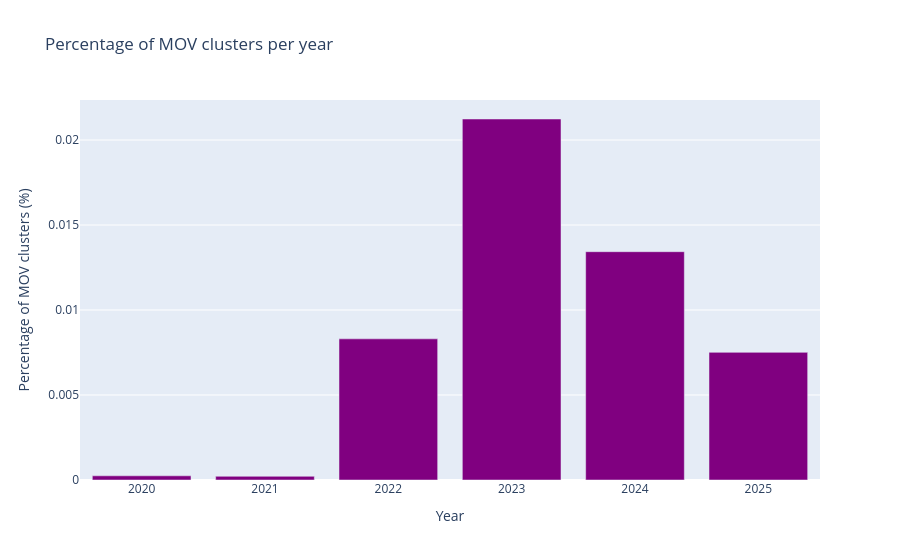

The cell this chart's notebook holds for it:
### Code cell
# Mov Percentage per year

year_totals = mov_counts_per_year.merge(year_counts, on="year")

year_totals["mov_percentage"] = (year_totals["n_clusters"] / year_totals["count"]) * 100

year_totals


fig = px.bar(
    year_totals.sort_values(by="year"),
    x="year", y="mov_percentage",
    title="Percentage of molnupiravir clusters per year",
    color_discrete_sequence=["purple"]
    
    )
fig.update_layout(xaxis_title="Year", yaxis_title="Percentage of molnupiravir clusters (%)")
fig.show()

### Figure 1 — Plotly figure (JSON) as saved in the notebook; plotly's stock layout.template omitted (floating-point values rounded to 4 significant figures)
{"data": [{"hovertemplate": "year=%{x}<br>mov_percentage=%{y}<extra></extra>", "legendgroup": "", "marker": {"color": "purple", "pattern": {"shape": ""}}, "name": "", "orientation": "v", "showlegend": false, "textposition": "auto", "type": "bar", "x": [2020, 2021, 2022, 2023, 2024, 2025], "xaxis": "x", "y": [0.0002456, 0.0002179, 0.008304, 0.02124, 0.01343, 0.007508], "yaxis": "y"}], "layout": {"barmode": "relative", "legend": {"tracegroupgap": 0}, "title": {"text": "Percentage of MOV clusters per year"}, "xaxis": {"anchor": "y", "domain": [0, 1], "title": {"text": "Year"}}, "yaxis": {"anchor": "x", "domain": [0, 1], "title": {"text": "Percentage of MOV clusters (%)"}}}}
